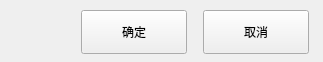
    <widget class="QFrame" name="toolLibraryBottomBar">
     <property name="minimumSize">
      <size>
       <width>0</width>
       <height>62</height>
      </size>
     </property>
     <property name="maximumSize">
      <size>
       <width>16777215</width>
       <height>62</height>
      </size>
     </property>
     <property name="frameShape">
      <enum>QFrame::NoFrame</enum>
     </property>
     <layout class="QHBoxLayout" name="horizontalLayout_bottom">
      <property name="spacing">
       <number>16</number>
      </property>
      <property name="leftMargin">
       <number>18</number>
      </property>
      <property name="topMargin">
       <number>10</number>
      </property>
      <property name="rightMargin">
       <number>14</number>
      </property>
      <property name="bottomMargin">
       <number>10</number>
      </property>
      <item>
       <widget class="QLabel" name="toolLibraryTipLabel">
        <property name="text">
         <string/>
        </property>
       </widget>
      </item>
      <item>
       <spacer name="horizontalSpacer_bottom">
        <property name="orientation">
         <enum>Qt::Horizontal</enum>
        </property>
        <property name="sizeHint" stdset="0">
         <size>
          <width>40</width>
          <height>20</height>
         </size>
        </property>
       </spacer>
      </item>
      <item>
       <widget class="QPushButton" name="confirmButton">
        <property name="minimumSize">
         <size>
          <width>106</width>
          <height>44</height>
         </size>
        </property>
        <property name="text">
         <string>确定</string>
        </property>
       </widget>
      </item>
      <item>
       <widget class="QPushButton" name="cancelButton">
        <property name="minimumSize">
         <size>
          <width>106</width>
          <height>44</height>
         </size>
        </property>
        <property name="text">
         <string>取消</string>
        </property>
       </widget>
      </item>
     </layout>
    </widget>
